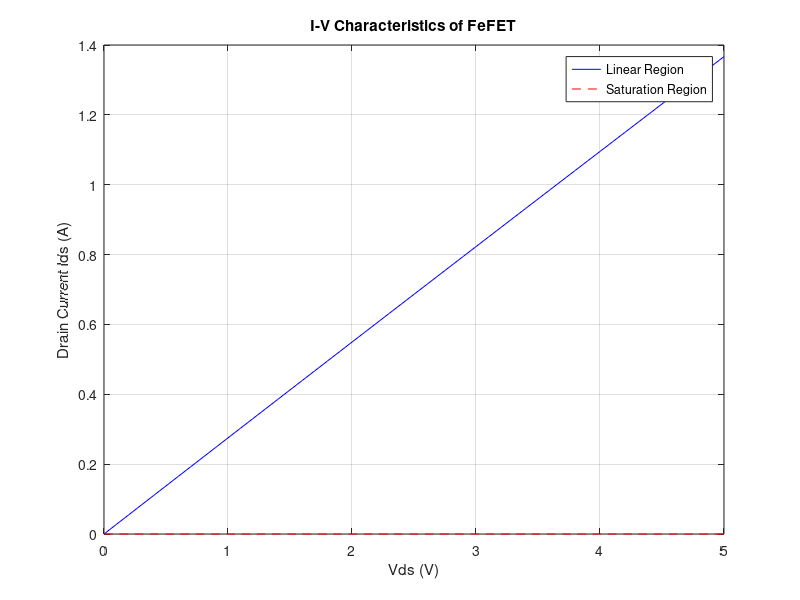

This figure's MATLAB source:
% FeFET Characteristics - MATLAB Code

clear all;
clc;

% Constants
mu = 1360;          % Mobility (cm^2/Vs)
W = 10e-6;          % Channel width (meters)
L = 1e-6;           % Channel length (meters)
Cox = 1e-7;         % Oxide capacitance (F/cm^2)
Cfe = 2e-7;         % Ferroelectric capacitance (F/cm^2)
Vth0 = 1;           % Intrinsic threshold voltage (V)
Pr = 30e-6;         % Remnant polarization (C/cm^2)
lambda = 0.02;      % Channel-length modulation factor
Vds = 0:0.1:5;      % Drain-source voltage range (V)

% Gate Voltage Input
Vgs_ext = input('Enter the external gate voltage Vgs (in volts): ');

% Calculate effective gate capacitance
Cg = (Cfe * Cox) / (Cfe + Cox);

% Calculate polarization and effective threshold voltage
Vth = Vth0 - (Pr / Cox);

% Preallocate current array
Ids_linear = zeros(1, length(Vds));
Ids_saturation = zeros(1, length(Vds));

% Loop through the Vds values to compute Ids
for i = 1:length(Vds)
    if Vds(i) < (Vgs_ext - Vth)
        % Linear region
        Ids_linear(i) = mu * Cg * (W/L) * ((Vgs_ext - Vth) * Vds(i) - 0.5 * Vds(i)^2);
    else
        % Saturation region
        Ids_saturation(i) = 0.5 * mu * Cg * (W/L) * (Vgs_ext - Vth)^2 * (1 + lambda * Vds(i));
    end
end

% Plot the I-V Characteristics
figure;
plot(Vds, Ids_linear, 'b', Vds, Ids_saturation, 'r--');
xlabel('Vds (V)');
ylabel('Drain Current Ids (A)');
title('I-V Characteristics of FeFET');
legend('Linear Region', 'Saturation Region');
grid on;
